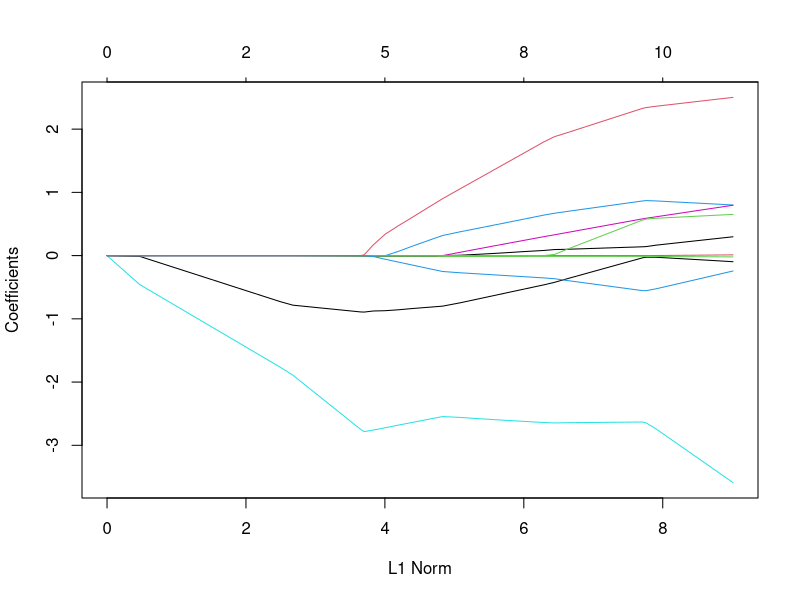
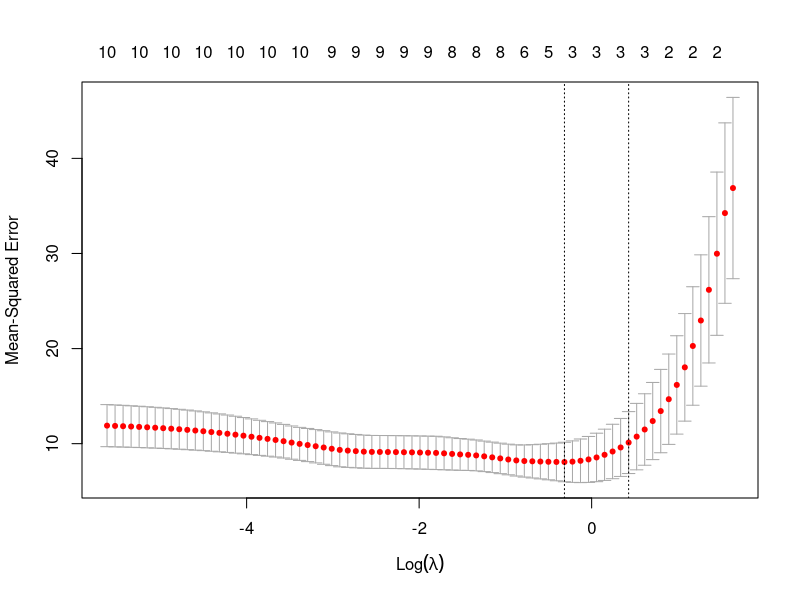
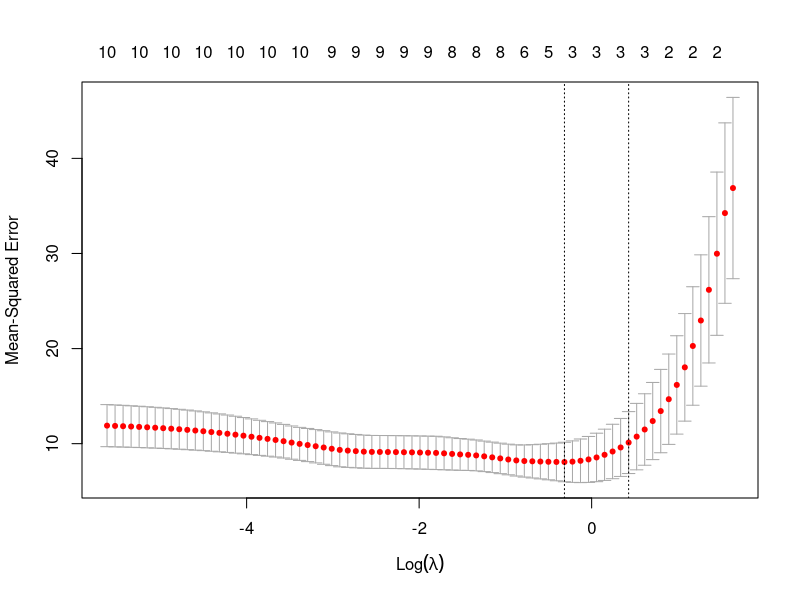

Recreate these plots in R, in order.
## ---- chunk 1
require('tidyverse')
data(mtcars)
## ---- chunk 2
# install.packages("glmnet")
library(glmnet)
library(tidyverse)
library(rsample)
library(modelr)
## ---- chunk 3
# prepare data
Y <- mtcars$mpg

X <- 
    mtcars %>% 
    select(-mpg) %>% 
    as.matrix()

# fit, inspect, and predict
fit <- glmnet(x = X, y = Y, family = "gaussian", lambda = 1)

fit

predict(fit, newx = X)

# What if we don't specify lambda?
fit <- glmnet(x = X, y = Y, family = "gaussian")

plot(fit) # Can you guess what this is?

coef(fit, s = 2)

cvfit <- cv.glmnet(x = X, y = Y, family = "gaussian")
cvfit$lambda.min

coef(cvfit)

# Here you can see the whole tradeoff between MSE and model complexity. 
# The leftmost dotted line is the minimum-cv point. About how many predictors does this cv-selected model have?
plot(cvfit) 
## ---- chunk 4
folds <- mtcars %>% vfold_cv(v = 32)
## ---- chunk 5
training(folds$splits[[1]])
testing(folds$splits[[1]])

# helper function
lasso_train_test_to_resid <-function(trainset,testset){
  Y = trainset$mpg
  
  X = as.matrix(subset(trainset, select= -mpg))
  
  fit <- cv.glmnet(x = X, y = Y, family = "gaussian")
  
  testmodeled <- predict(fit, newx = as.matrix(subset(testset, select= -mpg)))
  
  as_tibble(testset$mpg - testmodeled)
}
## ---- chunk 6
split_to_resid <- function(data, model_train_test_to_resid = lasso_train_test_to_resid){
  trainset = training(data)
  testset = testing(data)
  model_train_test_to_resid(trainset,testset)
}

resids <- unlist(map(folds$splits,split_to_resid))
## ---- chunk 7

## ---- chunk 8
plot(cvfit)
## ---- chunk 9
step(lm(mpg ~ ., data = mtcars), direction = "backward")
## ---- chunk 10
backward_stepwise_train_test_to_resid <-function(trainset,testset){
  
}
## ---- chunk 11

## ---- chunk 12
ridge_train_test_to_resid <-function(trainset,testset){
  
}
